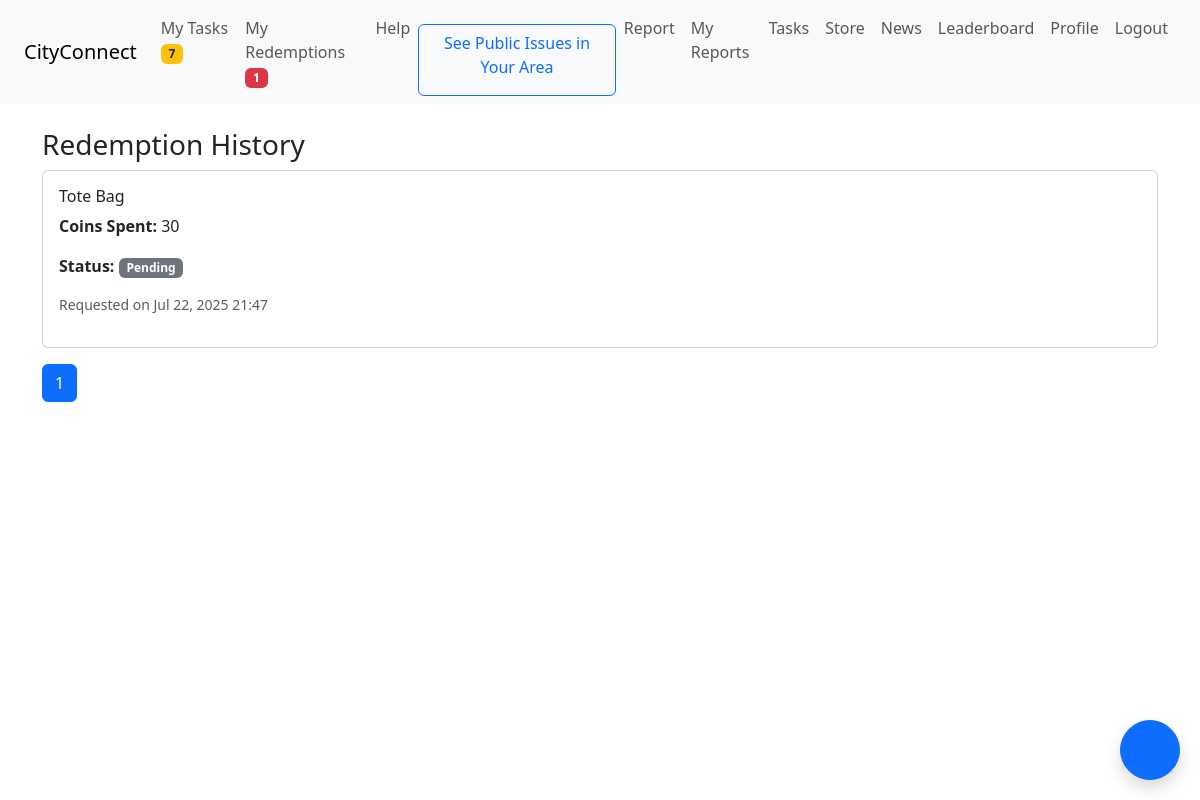
/redemptions/ (signed in), run on an earlier commit of the app's database.
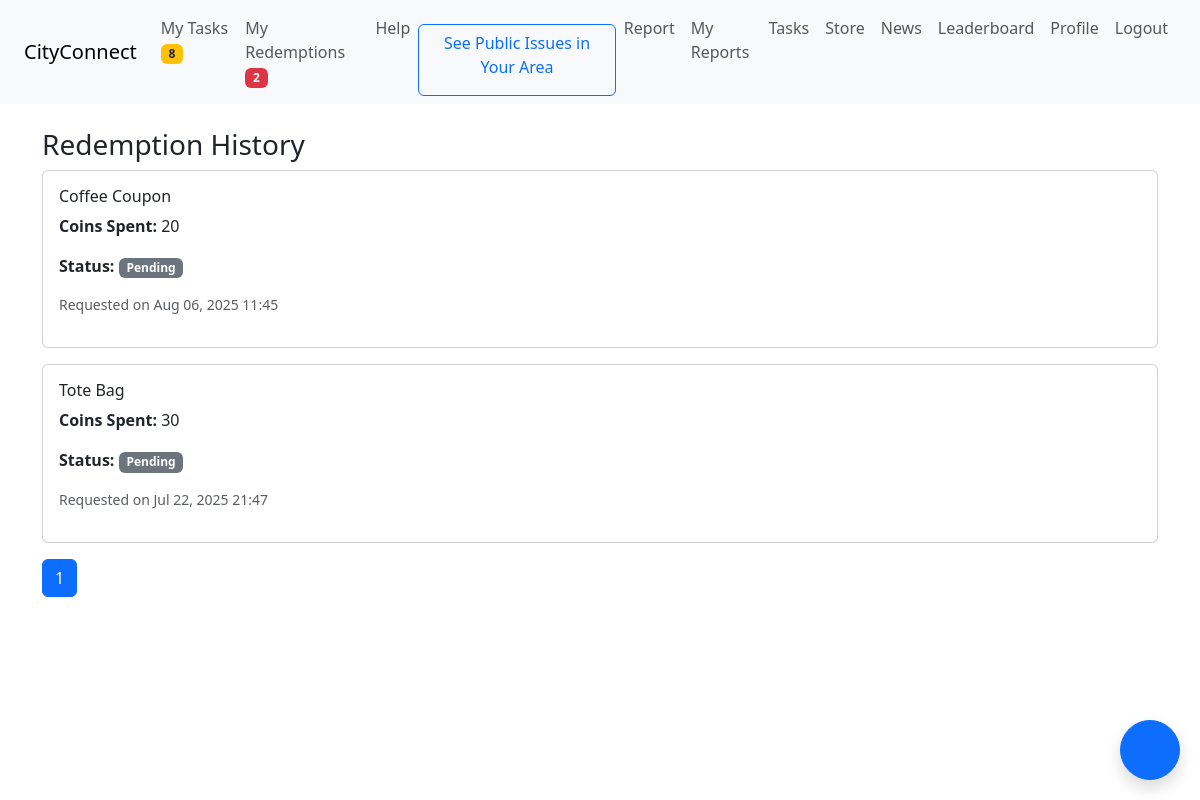
And on a later commit of the database.
### core/models.py (models this page shows, shortened)
class Redemption(models.Model):
    user = models.ForeignKey(User, on_delete=models.CASCADE)
    item_name = models.CharField(max_length=100)
    coins_spent = models.PositiveIntegerField()
    status = models.CharField(max_length=20, default='Pending')
    requested_at = models.DateTimeField(auto_now_add=True)

### core/views.py (the view)
# urls.py: path('redemptions/', views.redeem_history, name='redeem_history'),
@login_required
def redeem_history(request):
    redemptions = Redemption.objects.filter(user=request.user).order_by('-requested_at')
    paginator = Paginator(redemptions, 5)
    page_obj = paginator.get_page(request.GET.get('page'))
    return render(request, 'core/redeem_history.html', {'page_obj': page_obj})

### core/context_processors.py (called while the page is built)
def notification_counts(request):
    if request.user.is_authenticated:
        pending_tasks = Task.objects.filter(user=request.user, is_verified=False).count()
        pending_redemptions = Redemption.objects.filter(user=request.user, status='Pending').count()
    else:
        pending_tasks = 0
        pending_redemptions = 0
    return {
        'pending_tasks': pending_tasks,
        'pending_redemptions': pending_redemptions,
    }

### core/templates/core/redeem_history.html (shortened to what this page needs)
{% extends 'core/base.html' %}
{% block content %}
<h3>Redemption History</h3>
{% if page_obj %}
{% for redemption in page_obj %}
  {% include 'core/partials/_redemption_card.html' %}
{% empty %}
  <p class="text-muted">No reports found.</p>
{% endfor %}
<nav>
  <ul class="pagination">
    <li class="page-item active"><span class="page-link">{{ page_obj.number }}</span></li>
  </ul>
</nav>
{% else %}
<p class="mt-3 text-muted">No redemptions yet.</p>
{% endif %}
{% endblock %}

### core/templates/core/partials/_redemption_card.html
<div class="card mb-3">
  <div class="card-body">
    <h6 class="card-title">{{ redemption.item_name }}</h6>
    <p><strong>Coins Spent:</strong> {{ redemption.coins_spent }}</p>
    <p><strong>Status:</strong>
      <span class="badge bg-secondary">{{ redemption.status }}</span>
    </p>
    <p class="text-muted small">Requested on {{ redemption.requested_at|date:"M d, Y H:i" }}</p>
  </div>
</div>

What changed in the data, as far as the page shows it:
added Redemption: item_name "Coffee Coupon", coins_spent "20", status "Pending", requested_at "Aug 06, 2025 11:45"
Also different on the page:
{{ pending_tasks }}: "7" → "8"
{{ pending_redemptions }}: "1" → "2"
